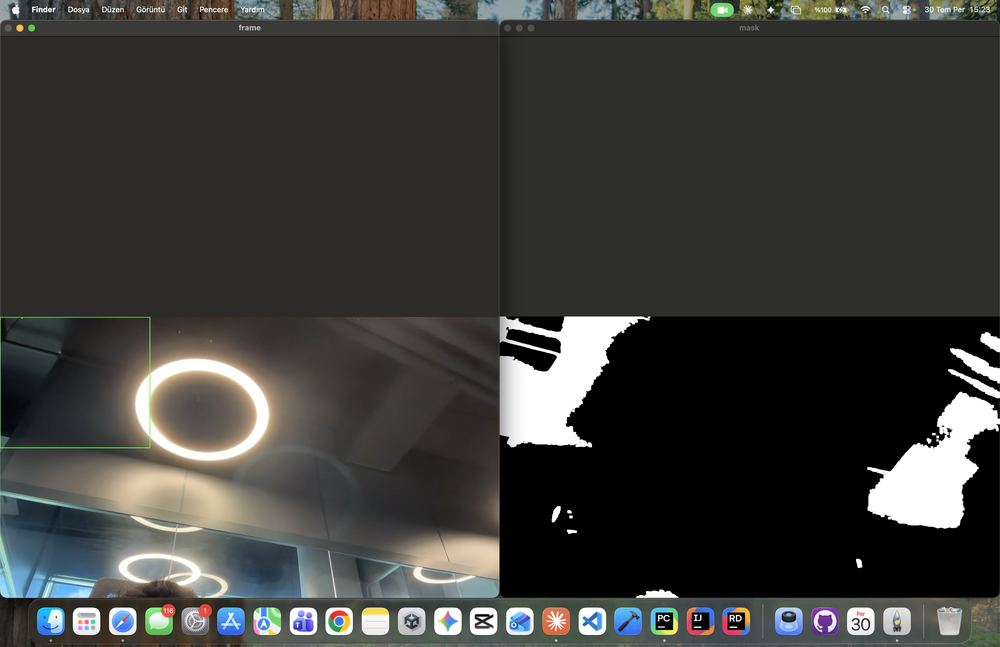
#> input picture task13/blackObject.png, 1000 x 647 px, shrunk from 3420 x 2214 before the run, given in place of the camera
$ python main.py
#> lines starting #> are read from the running program, lines starting #| are printed output that depends on the picture; after the words box and inside, x2 and y2 are one past the last pixel; in counts of white or black regions, pixels touching at a corner belong together
import cv2
import numpy as np

capture = cv2.VideoCapture(1)

if not capture.isOpened():
    print("VideoWriter did not open correctly")
    exit()

lower_black = np.array([0, 0, 0])
upper_array = np.array([180, 255, 50])


while capture.isOpened():

    ret, frame = capture.read()
#> frame is the input picture: shape (647, 1000, 3); mean B, G, R 58.2, 60.3, 60.1

    if not ret:
        print("Cant receive frame. exiting..")
        break

    frame = cv2.flip(frame, 1)
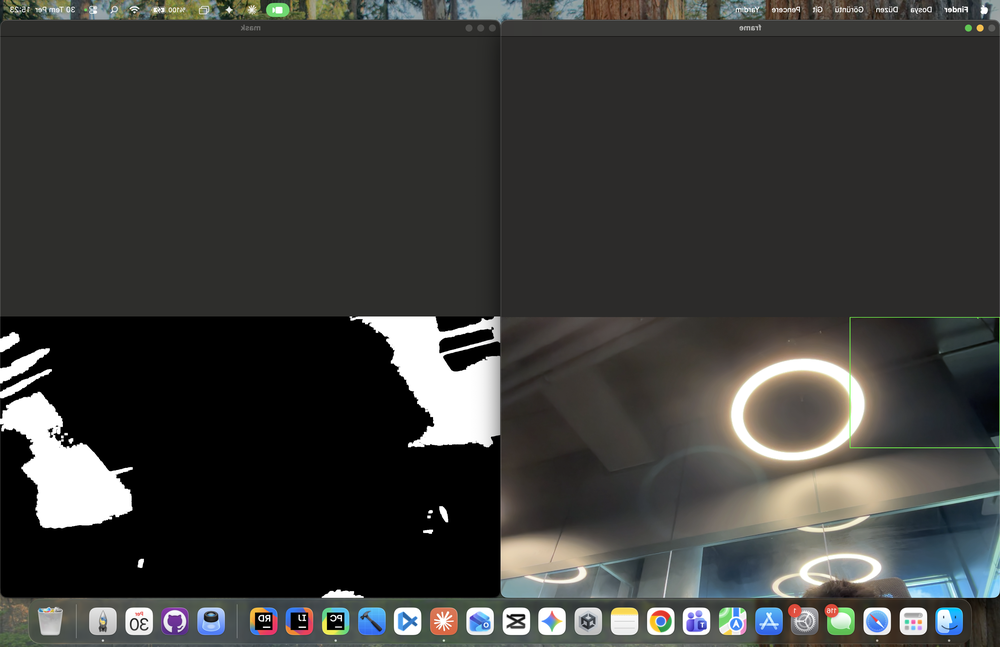
#> frame: shape (647, 1000, 3); mean B, G, R 58.2, 60.3, 60.1

    hsv = cv2.cvtColor(frame, cv2.COLOR_BGR2HSV)
#> hsv: shape (647, 1000, 3); mean H, S, V 26.1, 21, 63.4
    mask = cv2.inRange(hsv, lower_black, upper_array)
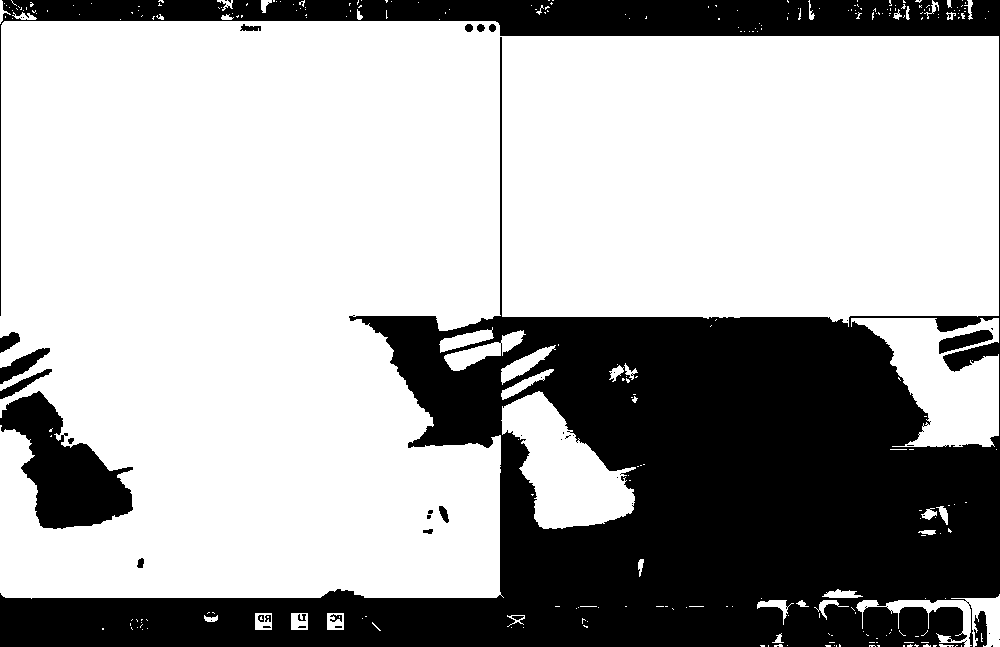
#> mask: shape (647, 1000); 67.1% white; 53 black regions (33 under 20 px), largest, box (x1, y1, x2, y2) and area: (0, 0, 1000, 647) 200574, (0, 391, 133, 529) 9073, (0, 348, 50, 384) 660

    kernel = np.ones((5,5), np.uint8)
    mask = cv2.erode(mask, kernel, iterations=2)
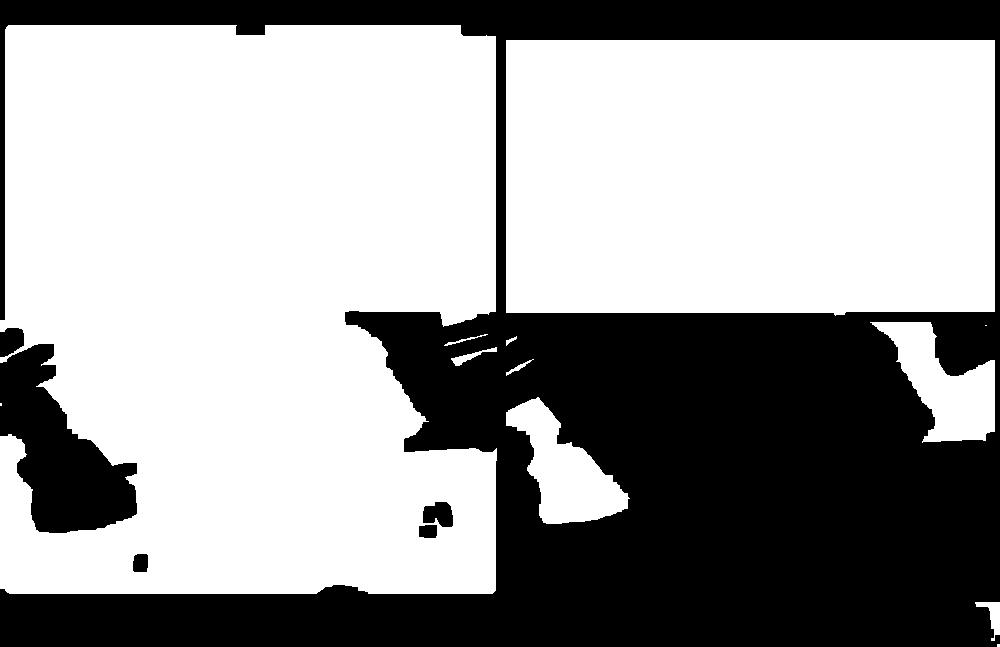
#> mask: shape (647, 1000); 61.7% white; 6 black regions, box (x1, y1, x2, y2) and area: (0, 0, 1000, 647) 232239, (0, 344, 137, 533) 13781, (423, 502, 453, 527) 579, (0, 328, 24, 357) 554, (133, 554, 148, 572) 253, (419, 525, 437, 538) 221
    mask = cv2.dilate(mask, kernel, iterations=2)
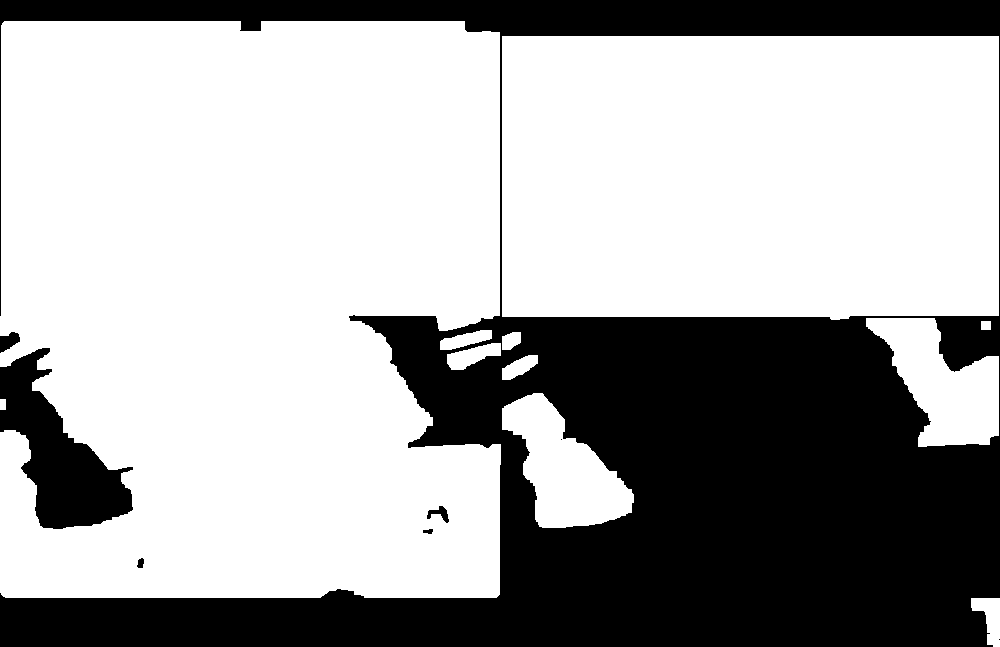
#> mask: shape (647, 1000); 65.8% white; 8 black regions (2 under 20 px)

    contours, _ = cv2.findContours(mask, cv2.RETR_EXTERNAL, cv2.CHAIN_APPROX_SIMPLE)
#> contours = 11 contours; largest, box (x1, y1, x2, y2) and area: (0, 21, 501, 598) 262518, (502, 36, 999, 320) 138778, (502, 393, 634, 528) 9288, (866, 318, 999, 447) 9284, (971, 598, 1000, 647) 768

    if contours:
        largest = max(contours, key=cv2.contourArea)
#> largest = contour of 434 points, box (x1, y1, x2, y2) (0, 21, 501, 598), area 262518

        if cv2.contourArea(largest) > 500:
            x, y, w, h = cv2.boundingRect(largest)
#> x = 0; y = 21; w = 501; h = 577
            cv2.rectangle(frame, (x,y), (x + w, y + h), (0, 255, 0), 2)
            cv2.putText(frame, "Black object", (x, y),
                        cv2.FONT_HERSHEY_SIMPLEX, 0.6, (0, 255, 0), 2)
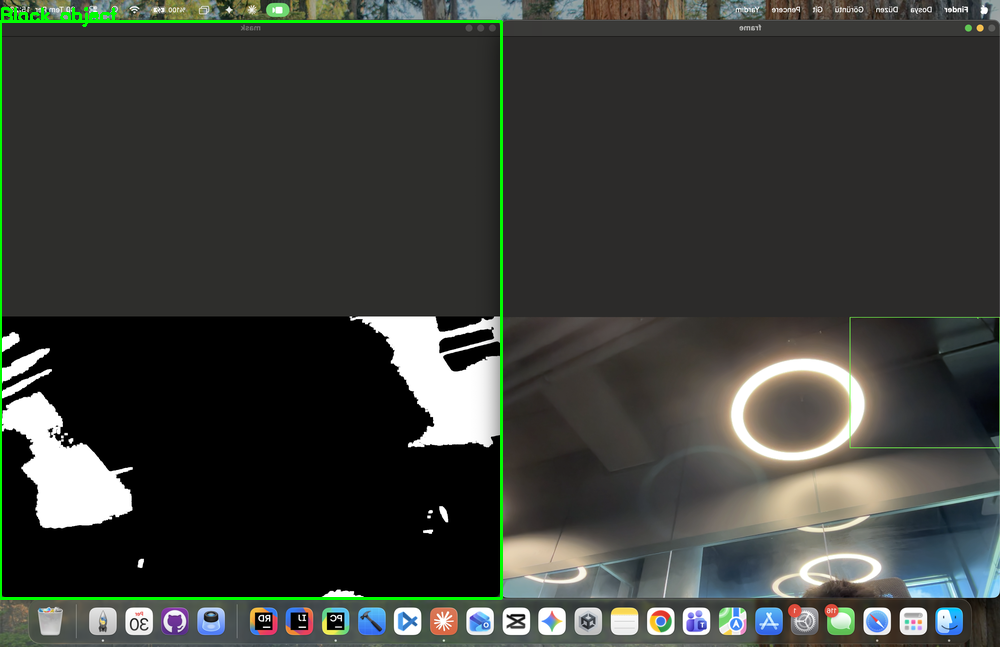
#> frame: shape (647, 1000, 3); mean B, G, R 57.6, 62.2, 59.4


    cv2.imshow("frame", frame)
    cv2.imshow("mask", mask)

    if cv2.waitKey(1) & 0xFF == ord("q"):
#> (key q is pressed here)
        break

cv2.destroyAllWindows()
capture.release()
